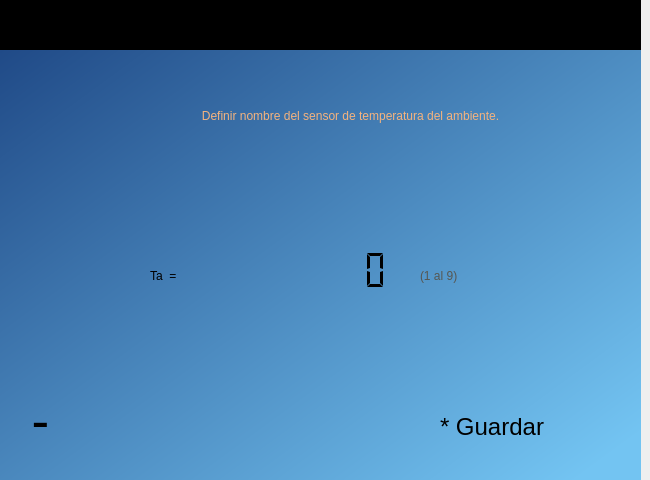
<?xml version="1.0" encoding="UTF-8"?>
<ui version="4.0">
 <class>widget_inicio</class>
 <widget class="QWidget" name="widget_inicio">
  <property name="geometry">
   <rect>
    <x>0</x>
    <y>0</y>
    <width>650</width>
    <height>480</height>
   </rect>
  </property>
  <property name="windowTitle">
   <string>Form</string>
  </property>
  <property name="styleSheet">
   <string notr="true"/>
  </property>
  <widget class="QWidget" name="widget_fecha" native="true">
   <property name="geometry">
    <rect>
     <x>0</x>
     <y>0</y>
     <width>641</width>
     <height>51</height>
    </rect>
   </property>
   <property name="styleSheet">
    <string notr="true">QWidget#widget_fecha{
background-color:rgb(0, 0, 0)}</string>
   </property>
   <widget class="QLabel" name="lbl_hora">
    <property name="geometry">
     <rect>
      <x>20</x>
      <y>10</y>
      <width>151</width>
      <height>21</height>
     </rect>
    </property>
    <property name="styleSheet">
     <string notr="true">font: 57 16pt &quot;Ubuntu&quot;;
color:rgb(238, 238, 236);</string>
    </property>
    <property name="text">
     <string/>
    </property>
   </widget>
   <widget class="QLabel" name="lbl_fecha">
    <property name="geometry">
     <rect>
      <x>460</x>
      <y>10</y>
      <width>161</width>
      <height>21</height>
     </rect>
    </property>
    <property name="styleSheet">
     <string notr="true">font: 57 16pt &quot;Ubuntu&quot;;
color:rgb(238, 238, 236);</string>
    </property>
    <property name="text">
     <string/>
    </property>
   </widget>
  </widget>
  <widget class="QWidget" name="widget_datos" native="true">
   <property name="geometry">
    <rect>
     <x>0</x>
     <y>50</y>
     <width>641</width>
     <height>431</height>
    </rect>
   </property>
   <property name="styleSheet">
    <string notr="true">QWidget#widget_datos{
background-color:qlineargradient(spread:pad, x1:0, y1:0, x2:0.985075, y2:0.903, stop:0 rgba(32, 74, 135, 255), stop:1 rgba(115, 196, 242, 255))
}</string>
   </property>
   <widget class="QLabel" name="label_9">
    <property name="geometry">
     <rect>
      <x>10</x>
      <y>10</y>
      <width>91</width>
      <height>101</height>
     </rect>
    </property>
    <property name="text">
     <string/>
    </property>
    <property name="pixmap">
     <pixmap>../images/logo.png</pixmap>
    </property>
    <property name="scaledContents">
     <bool>true</bool>
    </property>
   </widget>
   <widget class="QLabel" name="lbl_num_est_2">
    <property name="geometry">
     <rect>
      <x>100</x>
      <y>10</y>
      <width>501</width>
      <height>111</height>
     </rect>
    </property>
    <property name="styleSheet">
     <string notr="true">font: 57 italic 30pt &quot;Ubuntu&quot;;
color:rgb(244, 179, 126)</string>
    </property>
    <property name="text">
     <string>Definir nombre del sensor de temperatura del ambiente.</string>
    </property>
    <property name="alignment">
     <set>Qt::AlignCenter</set>
    </property>
    <property name="wordWrap">
     <bool>true</bool>
    </property>
   </widget>
   <widget class="QLabel" name="lbl_riego_est1">
    <property name="geometry">
     <rect>
      <x>150</x>
      <y>200</y>
      <width>121</width>
      <height>51</height>
     </rect>
    </property>
    <property name="styleSheet">
     <string notr="true">font: 22pt &quot;Ubuntu&quot;;</string>
    </property>
    <property name="text">
     <string>Ta  =</string>
    </property>
   </widget>
   <widget class="QLCDNumber" name="lcd_number_1">
    <property name="geometry">
     <rect>
      <x>300</x>
      <y>200</y>
      <width>111</width>
      <height>41</height>
     </rect>
    </property>
    <property name="midLineWidth">
     <number>-3</number>
    </property>
    <property name="smallDecimalPoint">
     <bool>false</bool>
    </property>
    <property name="digitCount">
     <number>3</number>
    </property>
    <property name="segmentStyle">
     <enum>QLCDNumber::Flat</enum>
    </property>
    <property name="value" stdset="0">
     <double>0.000000000000000</double>
    </property>
   </widget>
   <widget class="QLabel" name="label">
    <property name="geometry">
     <rect>
      <x>10</x>
      <y>350</y>
      <width>71</width>
      <height>51</height>
     </rect>
    </property>
    <property name="text">
     <string/>
    </property>
    <property name="pixmap">
     <pixmap>../images/flecha_Atras.png</pixmap>
    </property>
    <property name="scaledContents">
     <bool>true</bool>
    </property>
   </widget>
   <widget class="QLabel" name="label_2">
    <property name="geometry">
     <rect>
      <x>20</x>
      <y>350</y>
      <width>41</width>
      <height>41</height>
     </rect>
    </property>
    <property name="font">
     <font>
      <pointsize>40</pointsize>
     </font>
    </property>
    <property name="text">
     <string>-</string>
    </property>
    <property name="alignment">
     <set>Qt::AlignCenter</set>
    </property>
   </widget>
   <widget class="QLabel" name="lbl_riego_est1_4">
    <property name="geometry">
     <rect>
      <x>420</x>
      <y>200</y>
      <width>111</width>
      <height>51</height>
     </rect>
    </property>
    <property name="styleSheet">
     <string notr="true">font: 22pt &quot;Ubuntu&quot;;
color:rgb(85, 87, 83);</string>
    </property>
    <property name="text">
     <string>(1 al 9)</string>
    </property>
   </widget>
   <widget class="QLabel" name="label_3">
    <property name="geometry">
     <rect>
      <x>420</x>
      <y>350</y>
      <width>151</width>
      <height>51</height>
     </rect>
    </property>
    <property name="text">
     <string/>
    </property>
    <property name="pixmap">
     <pixmap>../images/botton_icon.png</pixmap>
    </property>
    <property name="scaledContents">
     <bool>true</bool>
    </property>
   </widget>
   <widget class="QLabel" name="label_4">
    <property name="geometry">
     <rect>
      <x>440</x>
      <y>367</y>
      <width>111</width>
      <height>20</height>
     </rect>
    </property>
    <property name="font">
     <font>
      <pointsize>18</pointsize>
     </font>
    </property>
    <property name="text">
     <string>* Guardar</string>
    </property>
   </widget>
  </widget>
 </widget>
 <resources/>
 <connections/>
</ui>
